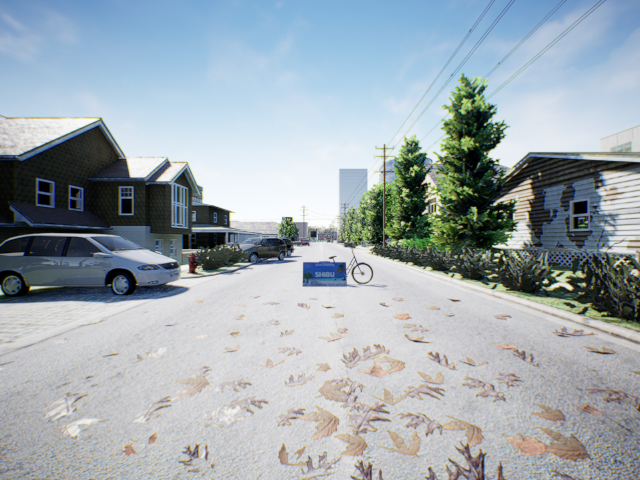
//> input picture test/fov100_theta0_left.png, 640 x 480 px
$ ./test_virtual_cam   (built with g++ and OpenCV 4)
//> lines starting //> are read from the running program, lines starting //| are printed output that depends on the picture
#include <iostream>
#include <opencv2/opencv.hpp>

using namespace std;
using namespace cv;

// 定义相机内参和外参
Mat realCameraK = (Mat_<double>(3, 3) << 266.666667, 0, 320.0,
        0, 266.666667, 240,
        0, 0, 1);
Mat virtualCameraK1 = (Mat_<double>(3, 3) << 266.666667, 0, 125,
        0, 266.666667, 240,
        0, 0, 1);
Mat virtualCameraK2 = (Mat_<double>(3, 3) << 266.666667, 0, 125,
        0, 266.666667, 240,
        0, 0, 1);
//Mat R = (Mat_<double>(3, 3) << 1, 0, 0,
//        0, 1, 0,
//        0, 0, 1); // 真实相机到虚拟相机的旋转矩阵
Mat T = (Mat_<double>(3, 1) << 0, 0, 0);   // 真实相机到虚拟相机的平移向量

// 定义生成绕 y 轴旋转的矩阵函数
Mat getRotationMatrixY(double theta) {
    double cosTheta = cos(theta);
    double sinTheta = sin(theta);

    Mat R = (Mat_<double>(3, 3) << cosTheta, 0, sinTheta,
            0,       1, 0,
            -sinTheta, 0, cosTheta);
    return R;
}

// 计算3D点在真实相机图像上的像素坐标
Point2d projectToRealCamera(const Point3d& point3D, const Mat& realCameraK) {
    Mat point3DHomogeneous = (Mat_<double>(3, 1) << point3D.x, point3D.y, point3D.z);
    Mat pixel = realCameraK * point3DHomogeneous;
    return Point2d(pixel.at<double>(0, 0) / pixel.at<double>(2, 0),
                   pixel.at<double>(1, 0) / pixel.at<double>(2, 0));
}

// 反投影虚拟相机像素到归一化平面并转换为真实相机上的像素
Mat generateVirtualImage(const Mat& realImage, int virtualImageWidth, int virtualImageHeight, const Mat& R, const Mat& virtualCameraK) {
    Mat virtualImage = Mat::zeros(virtualImageHeight, virtualImageWidth, realImage.type());

    for (int v_y = 0; v_y < virtualImageHeight; ++v_y) {
        for (int v_x = 0; v_x < virtualImageWidth; ++v_x) {
            // 虚拟相机的像素坐标归一化
            Point3d point3D((v_x - virtualCameraK.at<double>(0, 2)) / virtualCameraK.at<double>(0, 0),
                            (v_y - virtualCameraK.at<double>(1, 2)) / virtualCameraK.at<double>(1, 1),
                            1.0);

            // 转换到真实相机的坐标系
            Mat point3DReal = R.t() * (Mat(point3D) - T);

            // 投影到真实相机的像素坐标
            Point2d realPixel = projectToRealCamera(Point3d(point3DReal), realCameraK);

            // 检查坐标是否在真实图像范围内
            if (realPixel.x >= 0 && realPixel.x < realImage.cols &&
                realPixel.y >= 0 && realPixel.y < realImage.rows) {
                virtualImage.at<Vec3b>(v_y, v_x) = realImage.at<Vec3b>(realPixel);
            }
        }
    }
    return virtualImage;
}

int main() {
    // 加载真实相机图像
    Mat realImage = imread("/home/hl/project/ov2_diverg_ws/src/ov2slam/test/fov100_theta0_left.png");
//> realImage is the input picture: 480 rows x 640 cols, CV_8UC3; mean B, G, R 175.7, 169.2, 158.4

    // 定义虚拟相机图像的尺寸
    int virtualImageWidth0 = 640;
    int virtualImageHeight0 = 480;
    int virtualImageWidth = 250;//不是640/2，而是保证fov从100变成50求出的大小：640*tan(50/2)/tan(100/2)
    int virtualImageHeight = 480;

    // 假设已知水平旋转角度（例如，30度）
    double theta0 = 0.0 * CV_PI / 180.0; // 转换为弧度
    double theta1 = 0.0 * CV_PI / 180.0; // 转换为弧度
    double theta2 = -25.0 * CV_PI / 180.0; // 转换为弧度
    double theta3 = 25.0 * CV_PI / 180.0; // 转换为弧度
    Mat R0 = getRotationMatrixY(theta0);
    Mat R1 = getRotationMatrixY(theta1);
    Mat R2 = getRotationMatrixY(theta2);
    Mat R3 = getRotationMatrixY(theta3);

    // 生成虚拟相机图像
    Mat virtualImage0 = generateVirtualImage(realImage, virtualImageWidth0, virtualImageHeight0, R0, realCameraK);
//> after the loop in generateVirtualImage, `for (int v_y = 0; v_y < virtualImageHeight; ++v_y)`: realCameraK = [[266.7, 0, 320], [0, 266.7, 240], [0, 0, 1]]
    Mat virtualImage1 = generateVirtualImage(realImage, virtualImageWidth, virtualImageHeight, R1, virtualCameraK1);
//> call 2 of generateVirtualImage, with virtualImageWidth = 250, virtualImageHeight = 480
//> after the loop in generateVirtualImage (call 2), `for (int v_y = 0; v_y < virtualImageHeight; ++v_y)`:
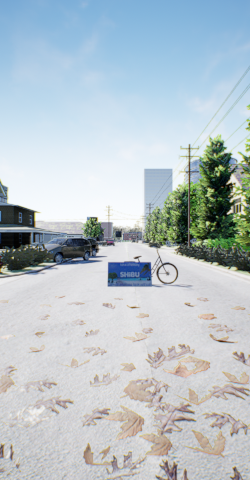
//> virtualImage: 480 rows x 250 cols, CV_8UC3; mean B, G, R 200.8, 194.8, 183.2
//> virtualCameraK1 = [[266.7, 0, 125], [0, 266.7, 240], [0, 0, 1]]
    Mat virtualImage2 = generateVirtualImage(realImage, virtualImageWidth, virtualImageHeight, R2, virtualCameraK2);
//> call 3 of generateVirtualImage, with virtualImageWidth = 250, virtualImageHeight = 480
//> after the loop in generateVirtualImage (call 3), `for (int v_y = 0; v_y < virtualImageHeight; ++v_y)`:
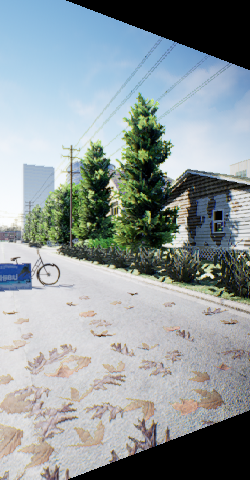
//> virtualImage: 480 rows x 250 cols, CV_8UC3; mean B, G, R 156.4, 154.1, 144.4
//> virtualCameraK2 = [[266.7, 0, 125], [0, 266.7, 240], [0, 0, 1]]
    Mat virtualImage3 = generateVirtualImage(realImage, virtualImageWidth, virtualImageHeight, R3, virtualCameraK2);
//> call 4 of generateVirtualImage, with virtualImageWidth = 250, virtualImageHeight = 480
//> after the loop in generateVirtualImage (call 4), `for (int v_y = 0; v_y < virtualImageHeight; ++v_y)`:
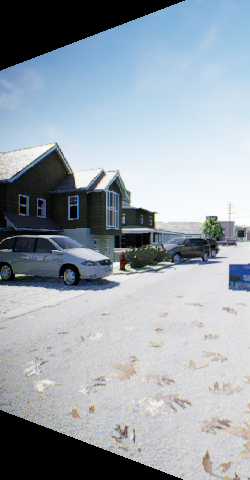
//> virtualImage: 480 rows x 250 cols, CV_8UC3; mean B, G, R 171.3, 162.6, 152.8

    // 显示结果
    imshow("Real Image", realImage);
    imshow("Virtual Image 0", virtualImage0);
    imshow("Virtual Image 1", virtualImage1);
    imshow("Virtual Image 2", virtualImage2);
    imshow("Virtual Image 3", virtualImage3);
    waitKey(0);
    return 0;
}
//测试单个相机图像拆分成两个虚拟相机

$ run again, with test/fov100_theta30_left.png copied over test/fov100_theta0_left.png
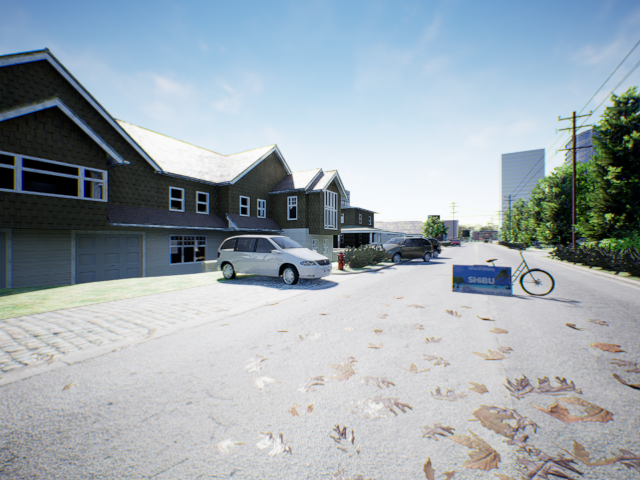
//> input picture test/fov100_theta30_left.png, 640 x 480 px
//> realImage is the input picture: 480 rows x 640 cols, CV_8UC3; mean B, G, R 175.8, 168.2, 156.9
//> after the loop in generateVirtualImage, `for (int v_y = 0; v_y < virtualImageHeight; ++v_y)`: realCameraK = [[266.7, 0, 320], [0, 266.7, 240], [0, 0, 1]]
//> virtualCameraK1 = [[266.7, 0, 125], [0, 266.7, 240], [0, 0, 1]]
//> after the loop in generateVirtualImage (call 3), `for (int v_y = 0; v_y < virtualImageHeight; ++v_y)`:
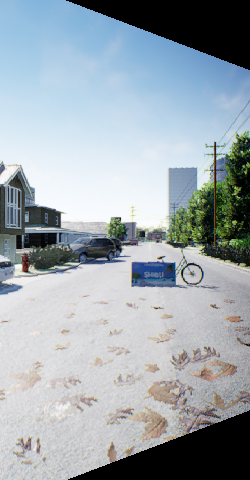
//> virtualImage: 480 rows x 250 cols, CV_8UC3; mean B, G, R 172.9, 166.3, 156.4
//> after the loop in generateVirtualImage (call 4), `for (int v_y = 0; v_y < virtualImageHeight; ++v_y)`:
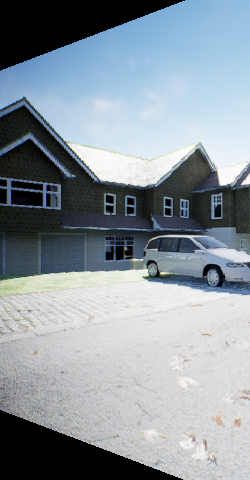
//> virtualImage: 480 rows x 250 cols, CV_8UC3; mean B, G, R 157.5, 149.4, 139.2

$ run again, with test/fov100_theta30_right.png copied over test/fov100_theta0_left.png
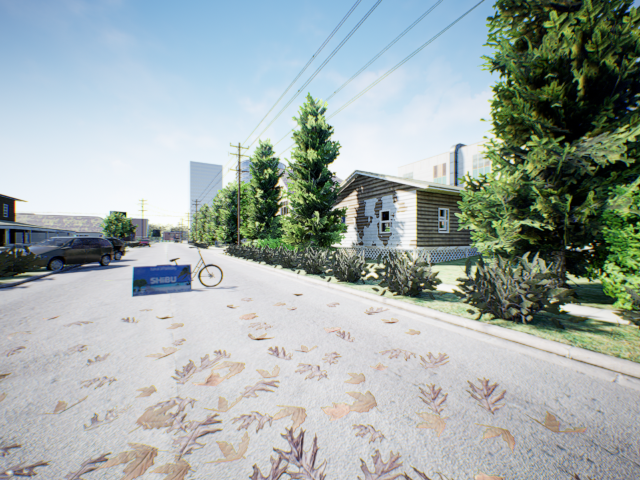
//> input picture test/fov100_theta30_right.png, 640 x 480 px
//> realImage is the input picture: 480 rows x 640 cols, CV_8UC3; mean B, G, R 168.9, 171.1, 160.2
//> after the loop in generateVirtualImage, `for (int v_y = 0; v_y < virtualImageHeight; ++v_y)`: realCameraK = [[266.7, 0, 320], [0, 266.7, 240], [0, 0, 1]]
//> virtualCameraK1 = [[266.7, 0, 125], [0, 266.7, 240], [0, 0, 1]]
//> after the loop in generateVirtualImage (call 3), `for (int v_y = 0; v_y < virtualImageHeight; ++v_y)`:
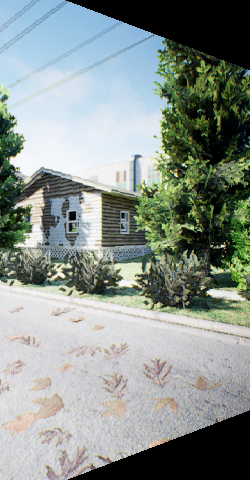
//> virtualImage: 480 rows x 250 cols, CV_8UC3; mean B, G, R 141, 146.2, 137
//> after the loop in generateVirtualImage (call 4), `for (int v_y = 0; v_y < virtualImageHeight; ++v_y)`:
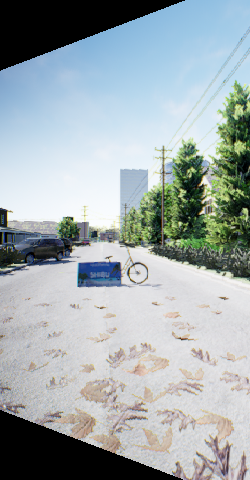
//> virtualImage: 480 rows x 250 cols, CV_8UC3; mean B, G, R 171.9, 169.5, 159.4
